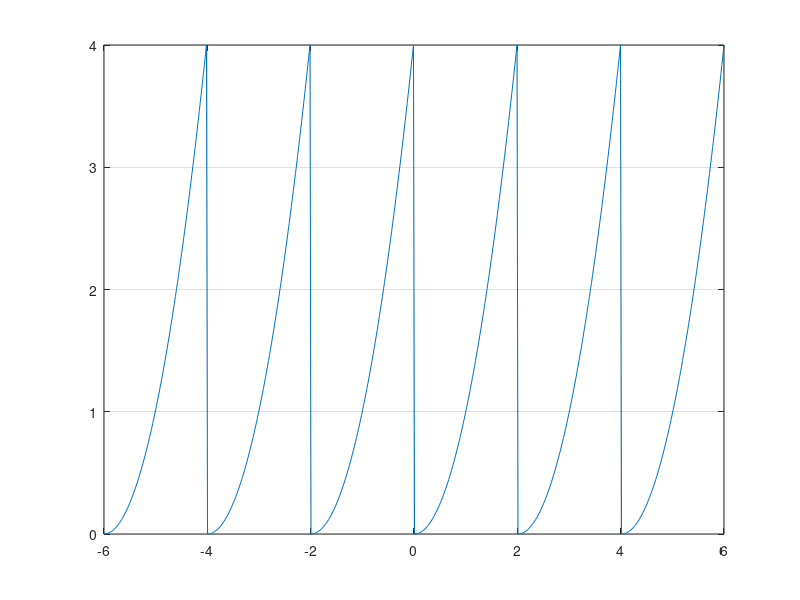

Write MATLAB code to recreate this figure. (Note: this script raises an error after producing the figure.)
% Snehal Gupta
% 2016201
% Assignment 5
%% Question 8
f = @(x) [(x.*x).*(x>=0 & x<=2)];
x = linspace(0,2);
intvl = [-6 6];
pfx = repmat(f(x),1,diff(intvl)/2);
px = linspace(intvl(1),intvl(2),length(pfx));
figure(1)
plot(px, pfx)
grid
s3=zeros(1,13);
for i=-6:6
    syms t
    cv=(1/T).*(int(A*exp(-1j.*(i).*2.*pi.*t./2),t,0,2));
    s3(j)=abs(cv);
    j=j+1;
end
figure(2)
stem(-6:6,s3,'filled');
title('Magnitude Spectrum')
xlabel('k')
ylabel('|Xk|')
grid;
%% Question 10
T = 0:1/4e3:10;
y = chirp(T,0,10,2000,'Linear');
f = 10000;
c = 400;
du = 1/f;
v = (0:du:0.1);
x = sin(2*pi*c*v);
ss = conv(y,x);
subplot(2,1,1)
plot(v,x);
xlabel('Time(s)');
subplot(2,1,2)
plot(ss);
%% Question 12
clear all;

I=imread('Friends.jpg');

fil=fspecial('motion',10,37);

I2=imfilter(I,fil);

figure
subplot(121)
imshow(I)
title('Original image')
subplot(122)
imshow(I2)
title('Motion blurred image')